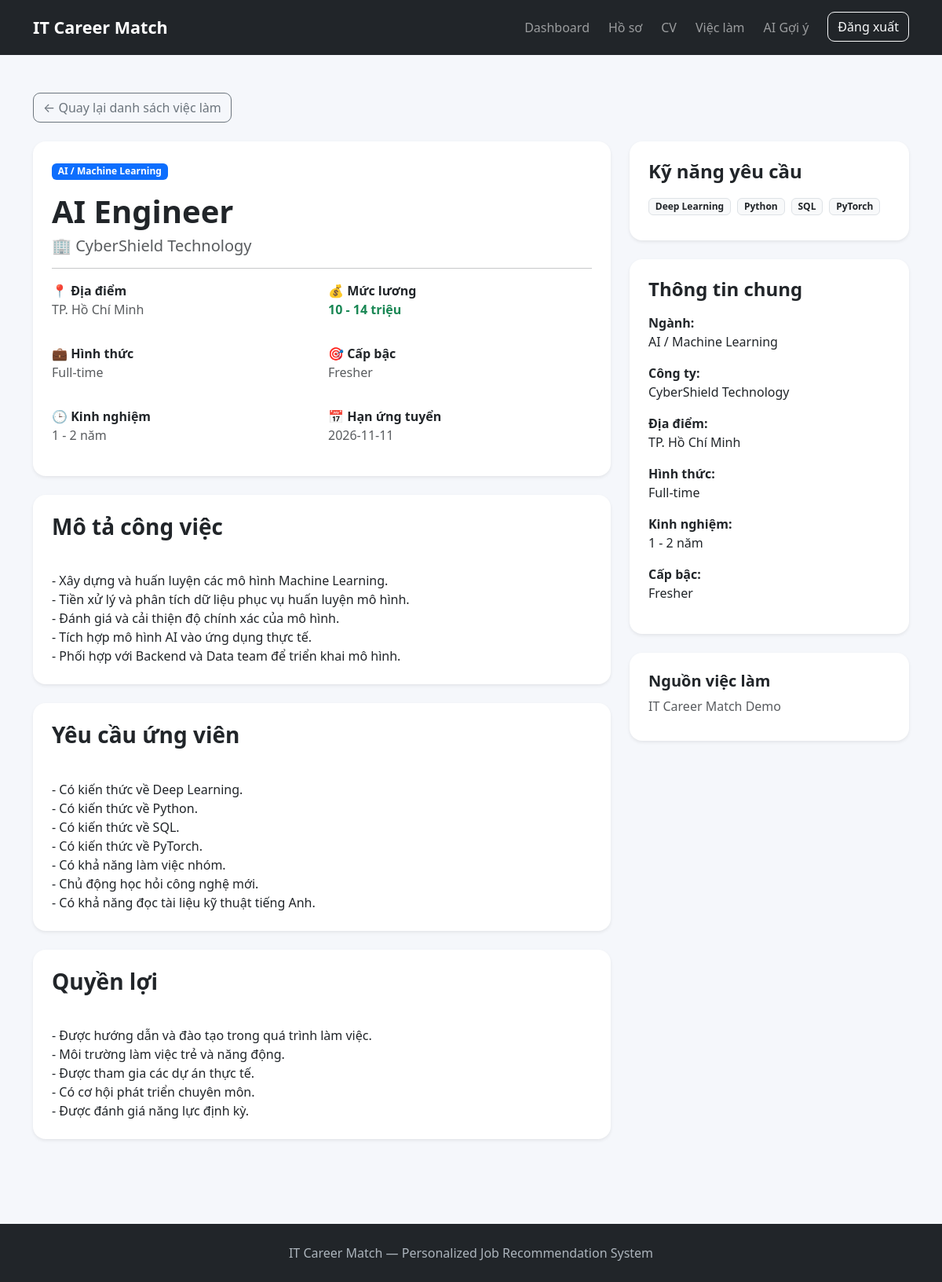
The app's page /jobs/13 (signed in) with its own data.
### tables this page shows
CREATE TABLE jobs (
            job_id INTEGER PRIMARY KEY AUTOINCREMENT,
            title TEXT NOT NULL,
            description TEXT,
            company TEXT,
            location TEXT,
            job_type TEXT,
            category TEXT,
            created_at TIMESTAMP DEFAULT CURRENT_TIMESTAMP
        , requirements TEXT, benefits TEXT, skills TEXT, salary_min INTEGER DEFAULT 0, salary_max INTEGER DEFAULT 0, salary_text TEXT, experience TEXT, level TEXT, deadline TEXT, source TEXT DEFAULT 'IT Career Match', source_url TEXT, status TEXT DEFAULT 'active');

### app.py (the view)
@app.route("/jobs/<int:job_id>")
def job_detail(job_id):
    if "user_id" not in session:
        return redirect(url_for("login"))
    connection = get_connection()
    job = connection.execute(
        """
        SELECT *
        FROM jobs
        WHERE job_id = ?
        """,
        (job_id,)
    ).fetchone()
    connection.close()
    if job is None:
        return "Không tìm thấy công việc.", 404
    return render_template(
        "job_detail.html",
        job=job
    )

### database/database.py (called while the page is built)
def get_connection():
    connection = sqlite3.connect(DATABASE_PATH)
    connection.row_factory = sqlite3.Row
    connection.execute("PRAGMA foreign_keys = ON")
    return connection

### templates/job_detail.html (shortened to what this page needs)
{% extends "base.html" %}
{% block content %}
<div class="container py-5">
    <div class="mb-4">
        <a
            href="{{ url_for('jobs') }}"
            class="btn btn-outline-secondary"
        >
            ← Quay lại danh sách việc làm
        </a>
    </div>
    <div class="row g-4">
        <div class="col-lg-8">
            <div class="card border-0 shadow-sm mb-4">
                <div class="card-body p-4">
                    <span class="badge bg-primary mb-3">
                        {{ job.category }}
                    </span>
                    <h1 class="fw-bold">
                        {{ job.title }}
                    </h1>
                    <h5 class="text-muted">
                        🏢 {{ job.company }}
                    </h5>
                    <hr>
                    <div class="row g-3">
                        <div class="col-md-6">
                            <strong>📍 Địa điểm</strong>
                            <p class="text-muted">
                                {{ job.location or "Chưa cập nhật" }}
                            </p>
                        </div>
                        <div class="col-md-6">
                            <strong>💰 Mức lương</strong>
                            <p class="text-success fw-semibold">
                                {% if job.salary_text %}
                                    {{ job.salary_text }}
                                {% else %}
                                    Thỏa thuận
                                {% endif %}
                            </p>
                        </div>
                        <div class="col-md-6">
                            <strong>💼 Hình thức</strong>
                            <p class="text-muted">
                                {{ job.job_type or "Chưa cập nhật" }}
                            </p>
                        </div>
                        <div class="col-md-6">
                            <strong>🎯 Cấp bậc</strong>
                            <p class="text-muted">
                                {{ job.level or "Chưa cập nhật" }}
                            </p>
                        </div>
                        <div class="col-md-6">
                            <strong>🕒 Kinh nghiệm</strong>
                            <p class="text-muted">
                                {{ job.experience or "Chưa cập nhật" }}
                            </p>
                        </div>
                        <div class="col-md-6">
                            <strong>📅 Hạn ứng tuyển</strong>
                            <p class="text-muted">
                                {{ job.deadline or "Chưa cập nhật" }}
                            </p>
                        </div>
                    </div>
                </div>
            </div>
            <div class="card border-0 shadow-sm mb-4">
                <div class="card-body p-4">
                    <h3 class="fw-bold mb-3">
                        Mô tả công việc
                    </h3>
                    {% if job.description %}
                    <div style="white-space: pre-line;">
                        {{ job.description }}
                    </div>
                    {% else %}
                    <p class="text-muted">
                        Chưa có mô tả công việc.
                    </p>
                    {% endif %}
                </div>
            </div>
            <div class="card border-0 shadow-sm mb-4">
                <div class="card-body p-4">
                    <h3 class="fw-bold mb-3">
                        Yêu cầu ứng viên
                    </h3>
                    {% if job.requirements %}
                    <div style="white-space: pre-line;">
                        {{ job.requirements }}
                    </div>
                    {% else %}
                    <p class="text-muted">
                        Chưa có thông tin yêu cầu.
                    </p>
                    {% endif %}
                </div>
            </div>
            <div class="card border-0 shadow-sm">
                <div class="card-body p-4">
                    <h3 class="fw-bold mb-3">
                        Quyền lợi
                    </h3>
                    {% if job.benefits %}
                    <div style="white-space: pre-line;">
                        {{ job.benefits }}
                    </div>
                    {% else %}
                    <p class="text-muted">
                        Chưa có thông tin quyền lợi.
                    </p>
                    {% endif %}
                </div>
            </div>
        </div>
        <div class="col-lg-4">
            <div class="card border-0 shadow-sm mb-4">
                <div class="card-body p-4">
                    <h4 class="fw-bold mb-3">
                        Kỹ năng yêu cầu
                    </h4>
                    {% if job.skills %}
                        {% for skill in job.skills.split(",") %}
                        <span
                            class="badge
                                   bg-light
                                   text-dark
                                   border
                                   me-1
                                   mb-2"
                        >
                            {{ skill.strip() }}
                        </span>
                        {% endfor %}
                    {% else %}
                    <p class="text-muted">
                        Chưa cập nhật.
                    </p>
                    {% endif %}
                </div>
            </div>
            <div class="card border-0 shadow-sm mb-4">
                <div class="card-body p-4">
                    <h4 class="fw-bold mb-3">
                        Thông tin chung
                    </h4>
                    <p>
                        <strong>Ngành:</strong><br>
                        {{ job.category }}
                    </p>
                    <p>
                        <strong>Công ty:</strong><br>
                        {{ job.company }}
                    </p>
                    <p>
                        <strong>Địa điểm:</strong><br>
                        {{ job.location }}
                    </p>
                    <p>
                        <strong>Hình thức:</strong><br>
                        {{ job.job_type }}
                    </p>
                    <p>
                        <strong>Kinh nghiệm:</strong><br>
                        {{ job.experience or "Chưa cập nhật" }}
                    </p>
                    <p>
                        <strong>Cấp bậc:</strong><br>
                        {{ job.level or "Chưa cập nhật" }}
                    </p>
                </div>
            </div>
            {% if job.source %}
            <div class="card border-0 shadow-sm">
                <div class="card-body p-4">
                    <h5 class="fw-bold">
                        Nguồn việc làm
                    </h5>
                    <p class="text-muted mb-2">
                        {{ job.source }}
                    </p>
                </div>
            </div>
            {% endif %}
        </div>
    </div>
</div>
{% endblock %}

### static/css/style.css (style rules this page uses)
body { background: #f5f7fb; min-height: 100vh; color: #1f2937; }
.btn { border-radius: 9px; }
.card { border-radius: 16px; }

### records on screen
jobs: category "AI / Machine Learning", title "AI Engineer", company "CyberShield Technology", location "TP. Hồ Chí Minh", salary_text "10 - 14 triệu", job_type "Full-time", level "Fresher", experience "1 - 2 năm", deadline "2026-11-11", description "- Xây dựng và huấn luyện các mô hình Machine Learning. - Tiền xử lý và phân tích dữ liệu phục vụ huấn luyện mô hình. - Đánh giá và cải thiện độ chính xác của mô hình. - Tích hợp mô hình AI vào ứng dụng thực tế. - Phối hợp với Backend và Data team để triển khai mô hình.", requirements "- Có kiến thức về Deep Learning. - Có kiến thức về Python. - Có kiến thức về SQL. - Có kiến thức về PyTorch. - Có khả năng làm việc nhóm. - Chủ động học hỏi công nghệ mới. - Có khả năng đọc tài liệu kỹ thuật tiếng Anh.", benefits "- Được hướng dẫn và đào tạo trong quá trình làm việc. - Môi trường làm việc trẻ và năng động. - Được tham gia các dự án thực tế. - Có cơ hội phát triển chuyên môn. - Được đánh giá năng lực định kỳ.", source "IT Career Match Demo"

### other values on screen
{{ skill.strip() }} "Deep Learning" "Python" "SQL" "PyTorch"
